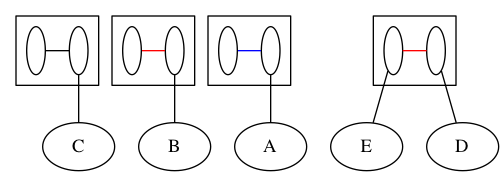

Source code (Python):
"""
This module implements the Estructura class

Copyright (c) 2016-2017 Laura Rodriguez Navas <laura.rodriguez.navas@upc.edu>

Distributed under MIT license
[https://opensource.org/licenses/MIT]
"""
from collections import defaultdict

import itertools
import pydot

__author__ = 'Laura Rodriguez Navas'
__license__ = 'MIT'


# TODO com tractar els colors

class Estructura(object):
    @staticmethod
    def create_2structure(graphEdgesAtributtes, primalsDict):
        """
            Create a 2-structure from a list of clans

        :param graphEdgesAtributtes: List of edges atributtes from a Graph
        :param primalsDict: Dict of clans
        :type primalsDict: dict of sets
        :return: DOT file
        """
        callgraph = pydot.Dot(graph_type='digraph', compound=True)

        # creating nodes
        for value in primalsDict.values():  # For each primal clan that len() == 1
            for elem in value:
                if len(elem) == 1:
                    callgraph.add_node(pydot.Node("".join(elem)))  # Add external nodes to file

        # creating subgraphs
        for key, value in primalsDict.items():
            cluster = pydot.Cluster("".join(key))  # Create a cluster
            internalSubgraph = pydot.Subgraph(rank="same")  # Create a subgraph from cluster
            for elem in value:
                cluster.add_node(pydot.Node("s_%s" % "".join(elem), label=" ", fillcolor="white",
                                            fixedsize=True, width=0.2))  # Add a node to cluster

            for c in itertools.combinations(value, 2):
                internalSubgraph.add_edge(pydot.Edge("s_%s" % "".join(c[0]), "s_%s" % "".join(c[1]), arrowhead="none",
                                                     color=Estructura.getColor(graphEdgesAtributtes, c[0], c[1])))
            cluster.add_subgraph(internalSubgraph)  # Add subgraph to cluster
            callgraph.add_subgraph(cluster)  # Add cluster to file



        #         # difference from internal actual clan and internal previous clan to cluster
        #         internalSubgraph.add_edge(
        #             pydot.Edge("s_%s" % "".join(diff), "s_%s" % "".join(internal[j]),
        #                        arrowhead="none", color=Estructura.getColor(graphEdgesAtributtes, diff)))
        #         # Add edge from second node/clan to first node/clan in internalSubgraph difference from
        #         # internal actual clan and internal previous clan to cluster
        #         internal_i_aux = internal[i].copy()  # Copy from actual clan
        #         internal_i_aux2 = internal[i].copy()  # A sedcond copy from actual clan
        #         # Add nodes for each element from the last clan in internals
        #         cluster.add_node(
        #             pydot.Node("s_%s" % "".join(internal_i_aux.pop()), label=" ", fillcolor="white", fixedsize=True,
        #                        width=0.2))
        #         cluster.add_node(
        #             pydot.Node("s_%s" % "".join(internal_i_aux), label=" ", fillcolor="white", fixedsize=True,
        #                        width=0.2))
        #         # Add edge for nodes from the last clan in internals
        #         internalSubgraph.add_edge(
        #             pydot.Edge("s_%s" % "".join(internal_i_aux2.pop()), "s_%s" % "".join(internal_i_aux2),
        #                        arrowhead="none",
        #                        color=Estructura.getColor(graphEdgesAtributtes, "".join(internal_i_aux2))))
        #

        # creating links for nodes and subgraphs
        for value in primalsDict.values():  # For each primal clan that len() == 1
            for elem in value:
                if len(elem) == 1:
                    callgraph.add_edge(
                        pydot.Edge("s_%s" % "".join(elem), "".join(elem), arrowhead="none"))


        # Add edge from internal node/clan in subgraph to cluster
        # callgraph.add_edge(
        #     pydot.Edge("s_%s" % "".join(internal[i]), "s_%s" % "".join(internal[j]), arrowhead="none",
        #                lhead="cluster_%s" % "".join(internal[i])))

        callgraph.write('Estructura.dot')  # Write a DOT file with previous information

    @staticmethod
    def getColor(graphEdgesAtributtes, clan1, clan2):
        for k, v in graphEdgesAtributtes.items():
            if (k[0] in clan1 and k[1] in clan2) or (k[1] in clan1 and k[0] in clan2):
                return v

    @staticmethod
    def nose(primalsList):
        d = defaultdict(list)
        for i in range(len(primalsList) - 1, 0, -1):
            for j in range(i - 1, -1, -1):
                if primalsList[j].issubset(primalsList[i]):
                    for k in range(j + 1, i):
                        if primalsList[k].issubset(primalsList[i]) and primalsList[j].issubset(primalsList[k]):
                            break
                    else:
                        d[frozenset(primalsList[i])].append(primalsList[j])
        return d
